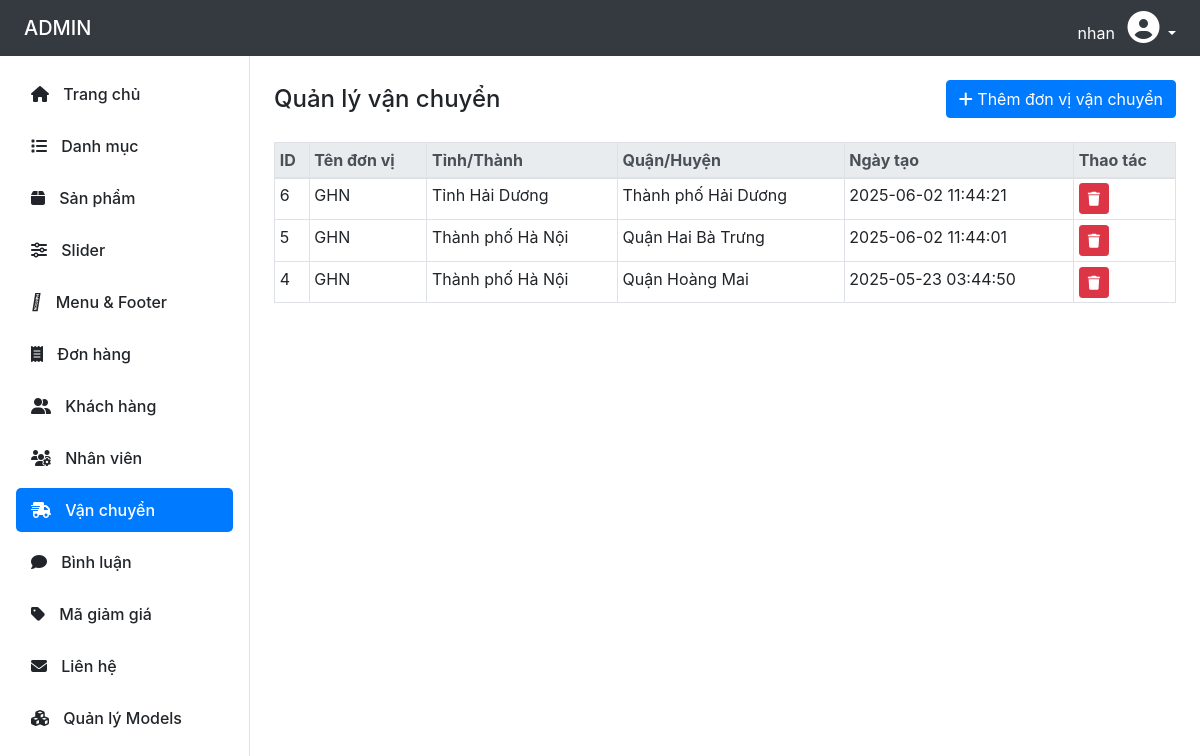
The page /Admin/shipping.php (signed in) on the database its author committed.
### tables this page shows
CREATE TABLE `shipping` (
  `id` int(11) NOT NULL,
  `name` varchar(200) DEFAULT NULL,
  `id_province` int(11) DEFAULT NULL,
  `id_district` int(11) DEFAULT NULL,
  `name_province` varchar(200) DEFAULT NULL,
  `name_district` varchar(200) DEFAULT NULL,
  `created` timestamp NULL DEFAULT NULL
);

### Admin/shipping.php (the view, shortened to what this page needs)
<?php
include('../config/db.php');
$shippingList = $conn->query("SELECT * FROM shipping ORDER BY id DESC");
?>
<!DOCTYPE html>
<html lang="vi">
<head>
  <link rel="stylesheet" href="https://stackpath.bootstrapcdn.com/bootstrap/4.5.2/css/bootstrap.min.css">
  <link rel="stylesheet" href="https://cdnjs.cloudflare.com/ajax/libs/font-awesome/6.5.0/css/all.min.css">
</head>
<body>
<?php include('includes/header.php'); ?>
<div class="d-flex">
  <?php include('includes/sidebar.php'); ?>
  <div class="p-4" style="flex-grow: 1;">
    <div class="d-flex justify-content-between align-items-center mb-4">
      <h4 class="mb-0">Quản lý vận chuyển</h4>
      <button class="btn btn-primary" data-toggle="modal" data-target="#addModal">
        <i class="fas fa-plus"></i> Thêm đơn vị vận chuyển
      </button>
    </div>
    <table class="table table-bordered table-hover table-sm">
      <thead class="thead-light">
        <tr>
          <th>ID</th>
          <th>Tên đơn vị</th>
          <th>Tỉnh/Thành</th>
          <th>Quận/Huyện</th>
          <th>Ngày tạo</th>
          <th>Thao tác</th>
        </tr>
      </thead>
      <tbody>
        <?php while ($row = $shippingList->fetch_assoc()): ?>
        <tr>
          <td><?= $row['id'] ?></td>
          <td><?= htmlspecialchars($row['name']) ?></td>
          <td><?= $row['name_province'] ?></td>
          <td><?= $row['name_district'] ?></td>
          <td><?= $row['created'] ?? '---' ?></td>
          <td>
            <a href="?delete=<?= $row['id'] ?>" class="btn btn-sm btn-danger" onclick="return confirm('Xóa đơn vị này?');">
              <i class="fas fa-trash"></i>
            </a>
          </td>
        </tr>
        <?php endwhile; ?>
      </tbody>
    </table>
  </div>
</div>
</body>
</html>

### rows shown on the page
shipping: id "6", name "GHN", name_province "Tỉnh Hải Dương", name_district "Thành phố Hải Dương", created "2025-06-02 11:44:21"
shipping: id "5", name "GHN", name_province "Thành phố Hà Nội", name_district "Quận Hai Bà Trưng", created "2025-06-02 11:44:01"
shipping: id "4", name "GHN", name_province "Thành phố Hà Nội", name_district "Quận Hoàng Mai", created "2025-05-23 03:44:50"

### other values the page prints
$_SESSION['admin_name'] "nhan"
